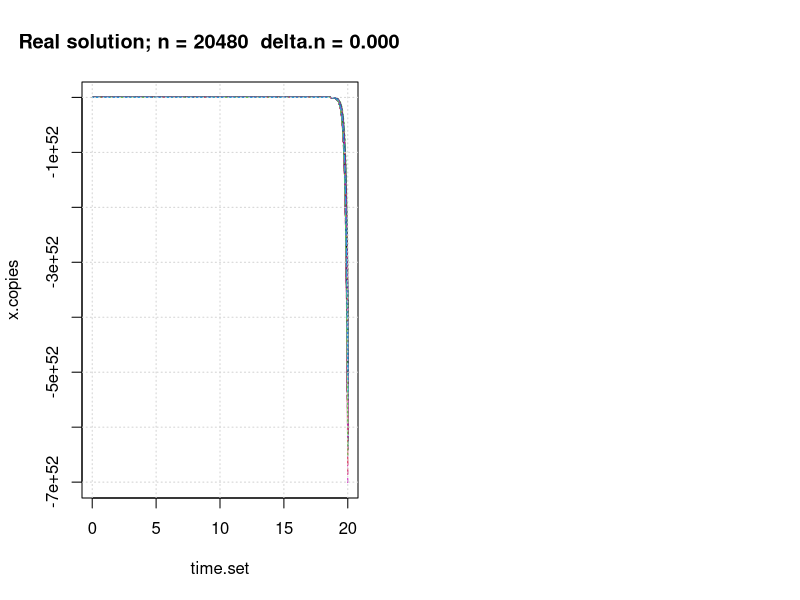

Reproduce this figure in R. (Note: this script raises an error after producing the figure.)
# Моделювання траєкторії наближеного розв'язку СДР
# dX(t) = a(t,X(t))dt + b(t,X(t))dW(t), X(0) = x0, t in [0,T]
# Використовуючи метод Ейлера. Аргументи:
# x0 -- початкова точка розв'язку X(t)
# t -- T, верхній горизонт
# n -- кількість ненульових вузлів на [0,T]
# a, b -- коефіцієнти зсуву та дифузії відповідно
model.euler <- function(x0, t, n, a, b)
{
  # Ініціалізація кроку
  delta.n <- t/n
  x.approx <- numeric(length=n+1)
  # Старт наближення -- це старт розв'язку
  x.approx[1] <- x0
  # Буквально за означенням методу Ейлера
  for(j in 1:n)
  {
    dw <- rnorm(1, mean=0, sd=sqrt(delta.n))
    tk <- (j-1)*delta.n
    a.dt <- a(tk, x.approx[j]) * delta.n
    b.dw <- b(tk, x.approx[j]) * dw
    x.approx[j+1] <- x.approx[j] + a.dt + b.dw
  }
  x.approx
}

# Моделювання траєкторії розв'язку СДР
# dX(t) = 6X(t)dt + 1.6dW(t), X(0) = -3.8
model.solution <- function(t, n)
{
  # Ініціалізація кроку
  delta.n <- t/n
  # Обчислення рівномірної сітки
  time.set.n <- (0:n) * delta.n
  # Стартове значення розв'язку
  x0 <- -3.8
  # Обчислення експоненти
  exp.plus <- exp(6 * time.set.n)
  # Обчислення приростів Вінерівського процесу
  dw <- rnorm(n, mean=0, sd=sqrt(delta.n))
  # Наближене обчислення траєкторії інтеграла Іто
  exp.minus <- 1 / exp.plus[-(n+1)]
  int.wiener <- cumsum(c(0, exp.minus * dw))
  # Побудова траєкторії розв'язку на сітці
  x.approx <- (1.6 * int.wiener - 3.8) * exp.plus
  x.approx
}

#####

set.seed(777)

k <- 10
delta <- 2^(-k)
t <- 20
n <- t * 2^k
print(paste("n =", n))

# Кількість траєкторій наближеного розв'язку СДР для моделювання
n.copies <- 1000

# Безпосередньо моделювання траєкторій
x.copies <- matrix(nrow=n+1, ncol=n.copies)
for(k in 1:n.copies)
{
  x.traj <- model.solution(t, n)
  x.copies[,k] <- x.traj
}

#
par(mfrow=c(1,2))

time.set <- (0:n) * t/n
matplot(
  x=time.set, y=x.copies, type="l",
  main=paste("Real solution; n =", n, " delta.n =", round(t/n, 5))
)
grid()

# Безпосередньо моделювання траєкторій

y.copies <- matrix(nrow=n+1, ncol=n.copies)
for(k in 1:n.copies)
{
  y.traj <- model.euler(x0=-3.8, t, n, 
                        function(t,x) {6*x}, function(t,x) {1.6})
  y.copies[,k] <- y.traj
}

time.set <- (0:n) * t/n
matplot(
  x=time.set, y=y.copies, type="l",
  main=paste("Approximate solution; n =", n, " delta.n =", round(t/n, 5))
)
grid()

par(mfrow=c(1,1))

# Обчислення абсолютної похибки

abs.dev <- abs(x.copies - y.copies)

sq.dev.mean <- sapply(1:(n+1), function(j) {
  mean(abs.dev[j,]^2)
})

sq.dev.mean.sample <- sq.dev.mean[
  (time.set == 1) | (time.set == 10) | (time.set == 20)
]

n.specific <- 20 * 2^(3:5)
err.t1 <- c(14.23434, 13.69849, 12.96066)
err.t10 <- c(122.70524, 122.69308, 122.68198)
err.t20 <- c(242.70524, 242.69503, 242.69331)